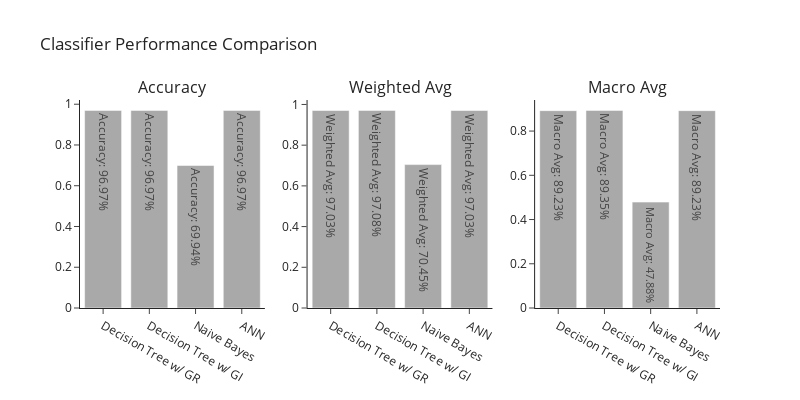

This figure's notebook cell:
### Code cell
import plotly.graph_objects as go
from plotly.subplots import make_subplots

# Sample accuracy, weighted average, and macro average values (replace with your actual data)
classifiers = ['Decision Tree w/ GR', 'Decision Tree w/ GI', 'Naive Bayes', 'ANN']
accuracy_values = [0.969653, 0.969653, 0.699422, 0.969653]
weighted_average = [0.970272, 0.970837,0.704546, 0.970272 ]  # Replace with actual weighted average
macro_average = [0.892318,0.893469,0.478811, 0.892318 ]  # Replace with actual macro average

# Create subplots
fig = make_subplots(rows=1, cols=3, subplot_titles=['Accuracy', 'Weighted Avg', 'Macro Avg'])

# Create Scatter trace for Accuracy
trace_accuracy = go.Bar(
    x=classifiers,
    y=accuracy_values,
    # mode='markers+lines',
    marker=dict(color='darkgray'),
    # line=dict(color='black', width=2),
    text=['Accuracy: {:.2%}'.format(acc) for acc in accuracy_values],

    hoverinfo='text'
)

# Create Bar trace for Weighted Average
trace_weighted_average = go.Bar(
    x=classifiers,
    y=weighted_average,
    marker=dict(color='darkgray'),
    text=['Weighted Avg: {:.2%}'.format(w) for w in weighted_average],
    hoverinfo='text'
)

# Create Bar trace for Macro Average
trace_macro_average = go.Bar(
    x=classifiers,
    y=macro_average,
    marker=dict(color='darkgray'),
    text=['Macro Avg: {:.2%}'.format(m) for m in macro_average],
    hoverinfo='text'
)

# Add traces to subplots
fig.add_trace(trace_accuracy, row=1, col=1)
fig.add_trace(trace_weighted_average, row=1, col=2)
fig.add_trace(trace_macro_average, row=1, col=3)

# Update layout
fig.update_layout(
    title='Classifier Performance Comparison',
    showlegend=False,
    height=400,
    width=800,
    template = 'simple_white'
)

# Show the figure
fig.show()

### Figure 1 — Plotly figure (JSON) as saved in the notebook; plotly's stock layout.template omitted (floating-point values rounded to 4 significant figures)
{"data": [{"hoverinfo": "text", "marker": {"color": "darkgray"}, "text": ["Accuracy: 96.97%", "Accuracy: 96.97%", "Accuracy: 69.94%", "Accuracy: 96.97%"], "type": "bar", "x": ["Decision Tree w/ GR", "Decision Tree w/ GI", "Naive Bayes", "ANN"], "xaxis": "x", "y": [0.9697, 0.9697, 0.6994, 0.9697], "yaxis": "y"}, {"hoverinfo": "text", "marker": {"color": "darkgray"}, "text": ["Weighted Avg: 97.03%", "Weighted Avg: 97.08%", "Weighted Avg: 70.45%", "Weighted Avg: 97.03%"], "type": "bar", "x": ["Decision Tree w/ GR", "Decision Tree w/ GI", "Naive Bayes", "ANN"], "xaxis": "x2", "y": [0.9703, 0.9708, 0.7045, 0.9703], "yaxis": "y2"}, {"hoverinfo": "text", "marker": {"color": "darkgray"}, "text": ["Macro Avg: 89.23%", "Macro Avg: 89.35%", "Macro Avg: 47.88%", "Macro Avg: 89.23%"], "type": "bar", "x": ["Decision Tree w/ GR", "Decision Tree w/ GI", "Naive Bayes", "ANN"], "xaxis": "x3", "y": [0.8923, 0.8935, 0.4788, 0.8923], "yaxis": "y3"}], "layout": {"annotations": [{"font": {"size": 16}, "showarrow": false, "text": "Accuracy", "x": 0.1444, "xanchor": "center", "xref": "paper", "y": 1, "yanchor": "bottom", "yref": "paper"}, {"font": {"size": 16}, "showarrow": false, "text": "Weighted Avg", "x": 0.5, "xanchor": "center", "xref": "paper", "y": 1, "yanchor": "bottom", "yref": "paper"}, {"font": {"size": 16}, "showarrow": false, "text": "Macro Avg", "x": 0.8556, "xanchor": "center", "xref": "paper", "y": 1, "yanchor": "bottom", "yref": "paper"}], "height": 400, "showlegend": false, "title": {"text": "Classifier Performance Comparison"}, "width": 800, "xaxis": {"anchor": "y", "autorange": true, "domain": [0, 0.2889], "range": [-0.5, 3.5], "type": "category"}, "xaxis2": {"anchor": "y2", "autorange": true, "domain": [0.3556, 0.6444], "range": [-0.5, 3.5], "type": "category"}, "xaxis3": {"anchor": "y3", "autorange": true, "domain": [0.7111, 1], "range": [-0.5, 3.5], "type": "category"}, "yaxis": {"anchor": "x", "autorange": true, "domain": [0, 1], "range": [0, 1.021], "type": "linear"}, "yaxis2": {"anchor": "x2", "autorange": true, "domain": [0, 1], "range": [0, 1.022], "type": "linear"}, "yaxis3": {"anchor": "x3", "autorange": true, "domain": [0, 1], "range": [0, 0.9405], "type": "linear"}}}
